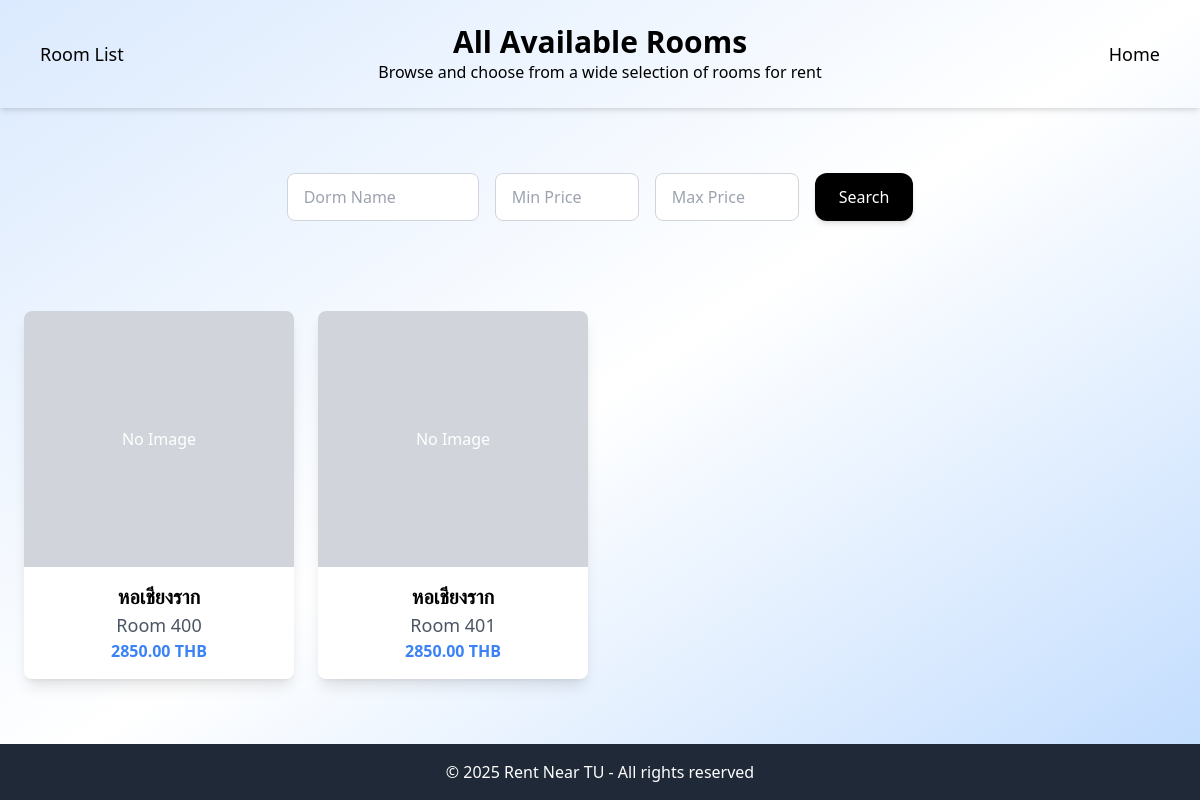
Before: /all-rooms/ with the older database file.
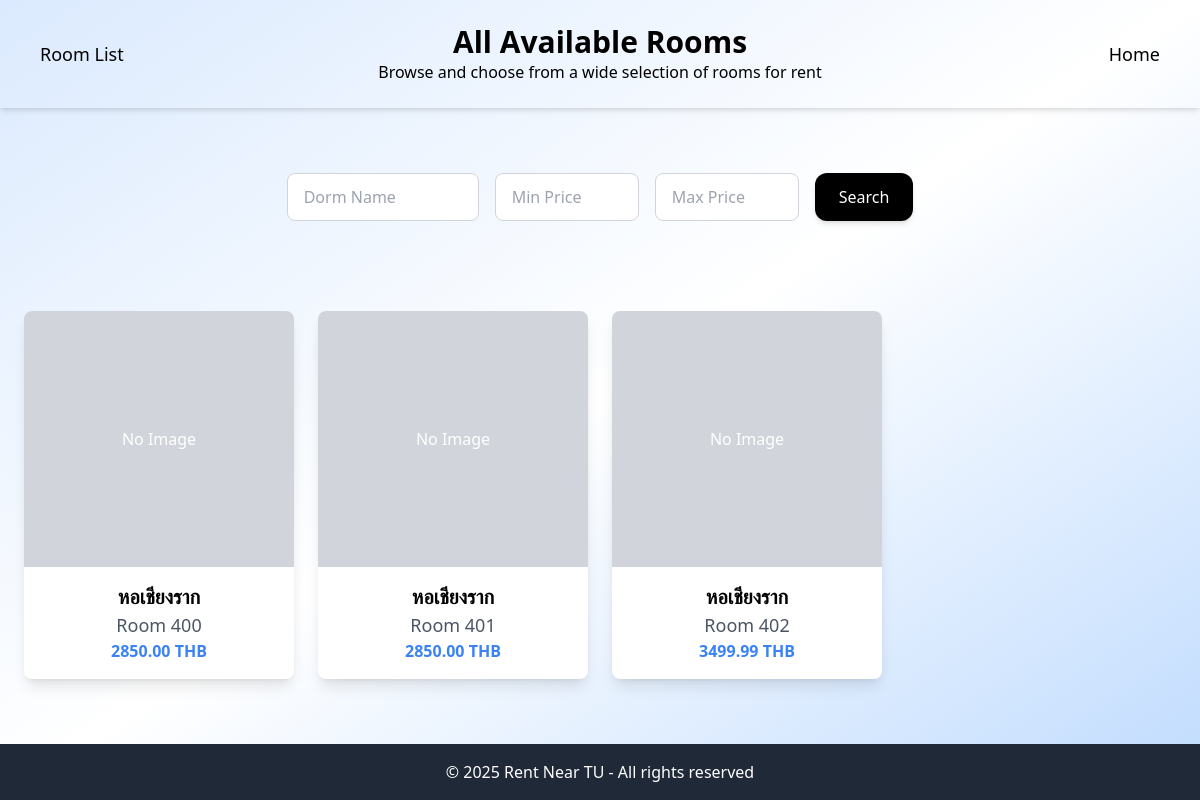
After: the same page with the newer database file.
### myapp/models.py (models this page shows, shortened)
class Room(models.Model):
    landlord = models.ForeignKey(Landlord, on_delete=models.CASCADE, related_name='rooms', null=True, blank=True)
    dorm_name = models.CharField(max_length=255)
    room_name = models.CharField(max_length=255)
    image = models.ImageField(upload_to='room_images/', blank=True, null=True)
    price = models.DecimalField(max_digits=10, decimal_places=2)
    location = models.CharField(max_length=255)
    furniture = models.TextField()
    size = models.FloatField()
    description = models.TextField(blank=True, null=True)
    available = models.BooleanField(default=True)
    created_at = models.DateTimeField(auto_now_add=True)

### myapp/views.py (the view)
# urls.py: path('all-rooms/', views.all_rooms, name='all_rooms'),
def all_rooms(request):
    rooms = Room.objects.all()
    return render(request, 'all_rooms.html', {'rooms': rooms})

### myapp/templates/all_rooms.html (shortened to what this page needs)
<!DOCTYPE html>
<html lang="en">
<head>
    <script src="https://cdn.tailwindcss.com"></script>
</head>
<body class="bg-gradient-to-br from-blue-100 via-white to-blue-200 min-h-screen flex flex-col items-center justify-between font-sans space-y-6">
    <header class="text-white p-6 text-center w-full shadow-md">
        <h1 class="text-3xl font-bold text-black">All Available Rooms</h1>
        <p class="text-black">Browse and choose from a wide selection of rooms for rent</p>
    </header>
    <nav class="absolute top-4 right-10">
        <ul class="flex space-x-6">
            <li><a href="{% url 'home' %}" class="text-black hover:text-blue-400 font-medium text-lg">Home</a></li>
        </ul>
    </nav>
    <nav class="absolute top-4 left-10">
        <ul class="flex space-x-6">
            <li><a href="{% url 'room_list' %}" class="text-black hover:text-blue-400 font-medium text-lg">Room List</a></li>
        </ul>
    </nav>
    <section class="container mx-auto p-6 flex flex-col items-center justify-center space-y-4">
        <form action="{% url 'room_list' %}" method="get" class="items-center space-y-4">
            <div class="flex flex-wrap gap-4 justify-center w-full">
                <input type="text" name="dorm_name" placeholder="Dorm Name"
                    class="px-4 py-2 border border-gray-300 rounded-lg w-48 focus:outline-none focus:ring-2 focus:ring-blue-500">
                <input type="number" name="min_price" placeholder="Min Price"
                    class="px-4 py-2 border border-gray-300 rounded-lg w-36 focus:outline-none focus:ring-2 focus:ring-blue-500" min="0">
                <input type="number" name="max_price" placeholder="Max Price"
                    class="px-4 py-2 border border-gray-300 rounded-lg w-36 focus:outline-none focus:ring-2 focus:ring-blue-500">
                <button type="submit" class="bg-black text-white font-medium py-3 px-6 rounded-xl shadow-md hover:shadow-lg transition duration-300">
                    Search
                </button>
            </div>
        </form>
    </section>
    <section class="container mx-auto p-6 w-full max-w-7xl">
        <div class="grid grid-cols-1 sm:grid-cols-2 md:grid-cols-3 lg:grid-cols-4 gap-6">
            {% for room in rooms %}
            <a href="{% url 'room_detail' pk=room.pk %}" class="block bg-white shadow-lg rounded-lg overflow-hidden hover:shadow-2xl transition duration-300">
                <div class="relative">
                    {% if room.image %}
                    <img src="{{ room.image.url }}" alt="Room Image" class="w-full h-64 object-cover">
                    {% else %}
                    <div class="w-full h-64 bg-gray-300 flex items-center justify-center text-white">No Image</div>
                    {% endif %}
                </div>
                <div class="p-4">
                    <h3 class="text-xl font-semibold text-center">{{ room.dorm_name }}</h3>
                    <p class="text-lg text-center text-gray-600">{{ room.room_name }}</p>
                    <p class="text-center text-blue-500 font-semibold">{{ room.price }} THB</p>
                </div>
            </a>
            {% empty %}
            <p class="text-center text-lg col-span-full">No rooms found.</p>
            {% endfor %}
        </div>
    </section>
    <footer class="bg-gray-800 text-white text-center p-4 w-full mt-6">
        <p>&copy; 2025 Rent Near TU - All rights reserved</p>
    </footer>
</body>
</html>

Changed rows visible on the page:
added Room: shows "No Image", dorm_name "หอเชียงราก", room_name "Room 402", price "3499.99"
